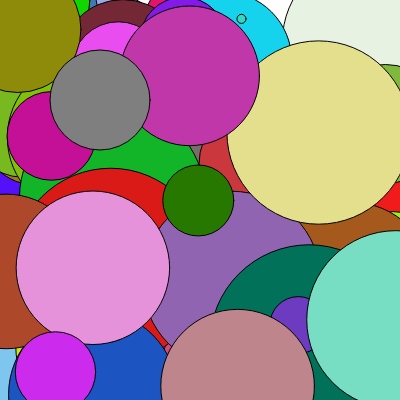
Frame 1 (no input)
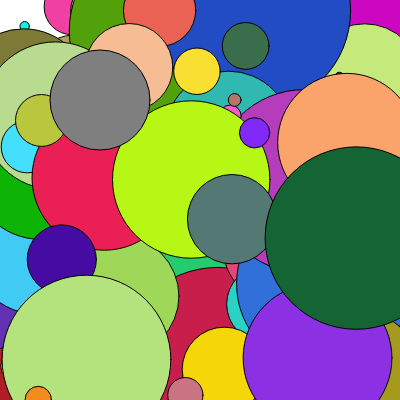
Frame 60 (no input)
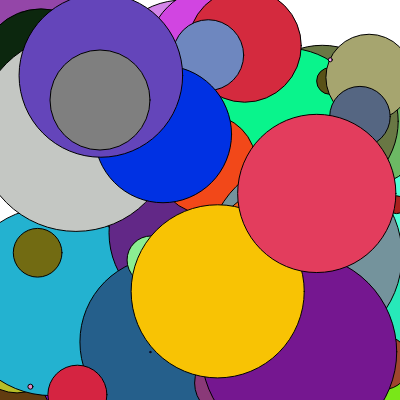
Frame 120 (the mouse pressed at the canvas centre since frame 60)

The p5.js sketch that drew these frames (run headless with seeded random() and noise() and a simulated clock; from frame 60 on, the mouse is pressed at the canvas centre):

// p5.js sketch
// ── sketch.js
function setup() {
  // put setup code here
  createCanvas(400,400);

  hello();
  goodbye("Zeven");
  goodbye("Jack");
}

function draw() {
  // put drawing code here
  background(255);
  // frameRate(5); can be used to slow down the animation, but changing frameRate will make interactions run extremely slowly
  for (var i = 0; i < 100; i++) {
    circleColor(random(width),random(height),random(255),random(255),random(255),random(200)); //passing these parameters to the function
  }

  console.log(circleHitzone(100,100));

}

function mousePressed() {
  if (circleHitzone(200,200 == true)) {
    console.log("mousePressed");
  }
  circleHitzone();
}

function hello() {
  console.log("Hello");
}

function goodbye(message) { //parameters
  console.log("Goodbye " + message);
}

function circleColor(xpos,ypos,r,g,b,cSize) { //parameters
  fill(r,g,b);
  ellipse(xpos,ypos,cSize,cSize);
}

function circleHitzone(distX,distY) {
  var curDist = dist(mouseX,mouseY,distX,distY)
  //console.log("curDist = " + curDist);
  fill(127);
  ellipse(distX,distY,100);
  if (curDist < 50) {
    return true;
  } else {
    return false;
  }
}
